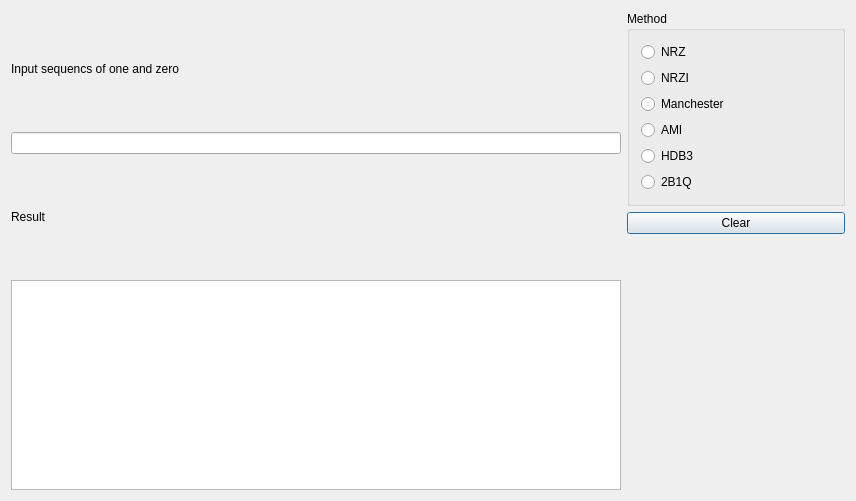
<?xml version="1.0" encoding="UTF-8"?>
<ui version="4.0">
 <class>Dialog</class>
 <widget class="QDialog" name="Dialog">
  <property name="geometry">
   <rect>
    <x>0</x>
    <y>0</y>
    <width>856</width>
    <height>501</height>
   </rect>
  </property>
  <property name="windowTitle">
   <string>Dialog</string>
  </property>
  <layout class="QGridLayout" name="gridLayout_2">
   <item row="1" column="1">
    <widget class="QPushButton" name="pushButton">
     <property name="text">
      <string>Clear</string>
     </property>
    </widget>
   </item>
   <item row="0" column="0" rowspan="3">
    <layout class="QGridLayout" name="gridLayout">
     <item row="0" column="0">
      <widget class="QLabel" name="label">
       <property name="minimumSize">
        <size>
         <width>300</width>
         <height>0</height>
        </size>
       </property>
       <property name="text">
        <string>Input sequencs of one and zero</string>
       </property>
      </widget>
     </item>
     <item row="1" column="0">
      <widget class="QLineEdit" name="lineEdit">
       <property name="sizePolicy">
        <sizepolicy hsizetype="Minimum" vsizetype="Fixed">
         <horstretch>0</horstretch>
         <verstretch>0</verstretch>
        </sizepolicy>
       </property>
       <property name="minimumSize">
        <size>
         <width>0</width>
         <height>0</height>
        </size>
       </property>
      </widget>
     </item>
     <item row="2" column="0">
      <widget class="QLabel" name="label_2">
       <property name="minimumSize">
        <size>
         <width>300</width>
         <height>0</height>
        </size>
       </property>
       <property name="text">
        <string>Result</string>
       </property>
      </widget>
     </item>
     <item row="3" column="0">
      <widget class="QGraphicsView" name="graphicsView">
       <property name="minimumSize">
        <size>
         <width>610</width>
         <height>210</height>
        </size>
       </property>
       <property name="maximumSize">
        <size>
         <width>610</width>
         <height>210</height>
        </size>
       </property>
      </widget>
     </item>
    </layout>
   </item>
   <item row="0" column="1">
    <layout class="QVBoxLayout" name="verticalLayout_2">
     <item>
      <widget class="QGroupBox" name="groupBox">
       <property name="title">
        <string>Method</string>
       </property>
       <layout class="QVBoxLayout" name="verticalLayout">
        <item>
         <widget class="QRadioButton" name="rb_nrz">
          <property name="text">
           <string>NRZ</string>
          </property>
         </widget>
        </item>
        <item>
         <widget class="QRadioButton" name="rb_nrzi">
          <property name="text">
           <string>NRZI</string>
          </property>
         </widget>
        </item>
        <item>
         <widget class="QRadioButton" name="rb_manchecter">
          <property name="text">
           <string>Manchester</string>
          </property>
         </widget>
        </item>
        <item>
         <widget class="QRadioButton" name="rb_ami">
          <property name="text">
           <string>AMI</string>
          </property>
         </widget>
        </item>
        <item>
         <widget class="QRadioButton" name="rb_hdb3">
          <property name="text">
           <string>HDB3</string>
          </property>
         </widget>
        </item>
        <item>
         <widget class="QRadioButton" name="rb_2b1q">
          <property name="text">
           <string>2B1Q</string>
          </property>
         </widget>
        </item>
       </layout>
      </widget>
     </item>
    </layout>
   </item>
   <item row="2" column="1">
    <spacer name="verticalSpacer">
     <property name="orientation">
      <enum>Qt::Vertical</enum>
     </property>
     <property name="sizeHint" stdset="0">
      <size>
       <width>17</width>
       <height>174</height>
      </size>
     </property>
    </spacer>
   </item>
  </layout>
 </widget>
 <layoutdefault spacing="6" margin="11"/>
 <resources/>
 <connections/>
</ui>
